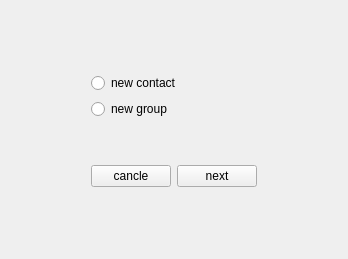
<?xml version="1.0" encoding="UTF-8"?>
<ui version="4.0">
 <class>ChoiceCreate</class>
 <widget class="QWidget" name="ChoiceCreate">
  <property name="geometry">
   <rect>
    <x>0</x>
    <y>0</y>
    <width>348</width>
    <height>259</height>
   </rect>
  </property>
  <property name="windowTitle">
   <string>Form</string>
  </property>
  <layout class="QVBoxLayout" name="verticalLayout_3">
   <item>
    <spacer name="verticalSpacer_2">
     <property name="orientation">
      <enum>Qt::Vertical</enum>
     </property>
     <property name="sizeHint" stdset="0">
      <size>
       <width>20</width>
       <height>39</height>
      </size>
     </property>
    </spacer>
   </item>
   <item>
    <layout class="QHBoxLayout" name="horizontalLayout_3">
     <item>
      <spacer name="horizontalSpacer_3">
       <property name="orientation">
        <enum>Qt::Horizontal</enum>
       </property>
       <property name="sizeHint" stdset="0">
        <size>
         <width>40</width>
         <height>20</height>
        </size>
       </property>
      </spacer>
     </item>
     <item>
      <layout class="QVBoxLayout" name="verticalLayout_2">
       <item>
        <layout class="QHBoxLayout" name="horizontalLayout">
         <item>
          <layout class="QVBoxLayout" name="verticalLayout">
           <item>
            <widget class="QRadioButton" name="new_contact">
             <property name="text">
              <string>new contact</string>
             </property>
            </widget>
           </item>
           <item>
            <widget class="QRadioButton" name="new_group">
             <property name="text">
              <string>new group</string>
             </property>
            </widget>
           </item>
          </layout>
         </item>
        </layout>
       </item>
       <item>
        <spacer name="verticalSpacer">
         <property name="orientation">
          <enum>Qt::Vertical</enum>
         </property>
         <property name="sizeHint" stdset="0">
          <size>
           <width>20</width>
           <height>40</height>
          </size>
         </property>
        </spacer>
       </item>
       <item>
        <layout class="QHBoxLayout" name="horizontalLayout_2">
         <item>
          <widget class="QPushButton" name="close_choice">
           <property name="text">
            <string>cancle</string>
           </property>
          </widget>
         </item>
         <item>
          <widget class="QPushButton" name="next_choice">
           <property name="text">
            <string>next</string>
           </property>
          </widget>
         </item>
        </layout>
       </item>
      </layout>
     </item>
     <item>
      <spacer name="horizontalSpacer_4">
       <property name="orientation">
        <enum>Qt::Horizontal</enum>
       </property>
       <property name="sizeHint" stdset="0">
        <size>
         <width>40</width>
         <height>20</height>
        </size>
       </property>
      </spacer>
     </item>
    </layout>
   </item>
   <item>
    <spacer name="verticalSpacer_3">
     <property name="orientation">
      <enum>Qt::Vertical</enum>
     </property>
     <property name="sizeHint" stdset="0">
      <size>
       <width>20</width>
       <height>39</height>
      </size>
     </property>
    </spacer>
   </item>
  </layout>
 </widget>
 <resources/>
 <connections/>
</ui>
